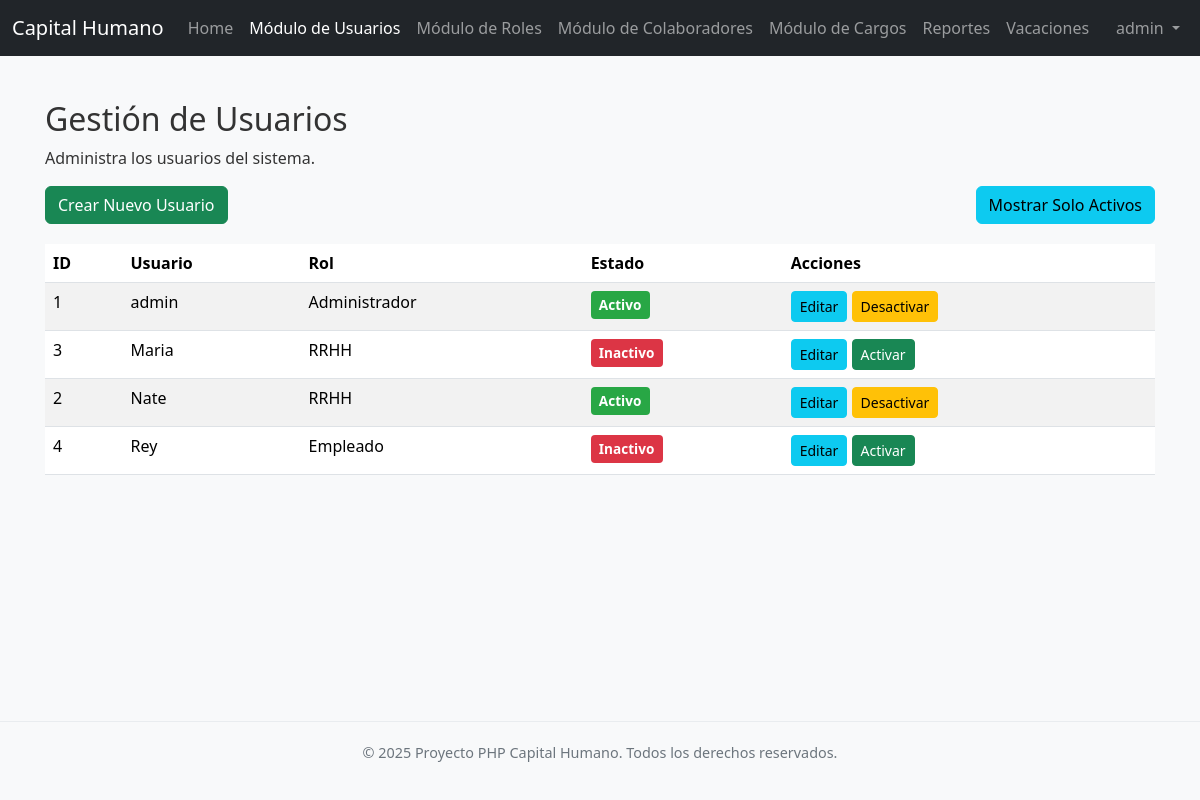
The app's page /usuarios/index.php?mostrar_todos=true (signed in) with its own data.
### tables this page shows
CREATE TABLE IF NOT EXISTS `usuarios` (
  `id` int NOT NULL AUTO_INCREMENT,
  `nombre_usuario` varchar(50) NOT NULL,
  `contrasena` varchar(255) NOT NULL,
  `id_rol` int DEFAULT '3',
  `activo` tinyint(1) DEFAULT '1',
  PRIMARY KEY (`id`),
  UNIQUE KEY `nombre_usuario` (`nombre_usuario`),
  KEY `fk_id_rol` (`id_rol`)
);

CREATE TABLE IF NOT EXISTS `roles` (
  `id_rol` int NOT NULL AUTO_INCREMENT,
  `nombre_rol` varchar(50) NOT NULL,
  `descripcion` text,
  PRIMARY KEY (`id_rol`),
  UNIQUE KEY `nombre_rol` (`nombre_rol`)
);

### usuarios/funciones.php (called while the page is built, shortened)
<?php
function getUsuarios($link, $mostrar_todos = false) {
    $usuarios = [];
    $sql = "SELECT u.id, u.nombre_usuario, r.nombre_rol, u.activo FROM usuarios u JOIN roles r ON u.id_rol = r.id_rol";
    $sql .= " ORDER BY u.nombre_usuario ASC";
    if ($result = mysqli_query($link, $sql)) {
        while ($row = mysqli_fetch_assoc($result)) {
            $usuarios[] = $row;
        }
    }
    return $usuarios;
}
?>

### usuarios/index.php (the view, shortened to what this page needs)
<?php
require_once '../config.php';
require_once 'funciones.php';
require_once '../classes/Footer.php';
require_once '../includes/navbar.php';
$usuarios = getUsuarios($link, isset($_GET['mostrar_todos']));
?>
<!DOCTYPE html>
<html lang="es">
<head>
    <link href="https://cdn.jsdelivr.net/npm/bootstrap@5.3.3/dist/css/bootstrap.min.css" rel="stylesheet">
    <link rel="stylesheet" href="../css/style.css">
</head>
<body>
    <div class="container mt-4 content-wrapper">
        <h2>Gestión de Usuarios</h2>
        <p>Administra los usuarios del sistema.</p>
        <div class="d-flex justify-content-between mb-3">
            <a href="crear.php" class="btn btn-success">Crear Nuevo Usuario</a>
            <?php if (isset($_GET['mostrar_todos'])): ?>
                <a href="index.php" class="btn btn-info">Mostrar Solo Activos</a>
            <?php else: ?>
                <a href="index.php?mostrar_todos=true" class="btn btn-info">Mostrar Todos (Activos/Inactivos)</a>
            <?php endif; ?>
        </div>
        <?php if (!empty($usuarios)): ?>
            <div class="table-responsive">
                <table class="table table-striped table-hover">
                    <thead>
                        <tr>
                            <th>ID</th>
                            <th>Usuario</th>
                            <th>Rol</th>
                            <th>Estado</th>
                            <th>Acciones</th>
                        </tr>
                    </thead>
                    <tbody>
                        <?php foreach ($usuarios as $usuario): ?>
                            <tr>
                                <td><?php echo htmlspecialchars($usuario['id']); ?></td>
                                <td><?php echo htmlspecialchars($usuario['nombre_usuario']); ?></td>
                                <td><?php echo htmlspecialchars($usuario['nombre_rol']); ?></td>
                                <td>
                                    <?php if ($usuario['activo'] == 1): ?>
                                        <span class="status-badge active">Activo</span>
                                    <?php else: ?>
                                        <span class="status-badge inactive">Inactivo</span>
                                    <?php endif; ?>
                                </td>
                                <td>
                                    <a href="editar.php?id=<?php echo $usuario['id']; ?>" class="btn btn-info btn-sm">Editar</a>
                                    <?php if ($usuario['activo'] == 1): ?>
                                        <a href="eliminar.php?id=<?php echo $usuario['id']; ?>" class="btn btn-warning btn-sm" onclick="return confirm('¿Está seguro de DESACTIVAR este usuario?');">Desactivar</a>
                                    <?php else: ?>
                                        <a href="activar.php?id=<?php echo $usuario['id']; ?>" class="btn btn-success btn-sm" onclick="return confirm('¿Está seguro de ACTIVAR este usuario?');">Activar</a>
                                    <?php endif; ?>
                                </td>
                            </tr>
                        <?php endforeach; ?>
                    </tbody>
                </table>
            </div>
        <?php else: ?>
            <div class="alert alert-info">No hay usuarios registrados en el sistema.</div>
        <?php endif; ?>
    </div>
    <?php
    if (class_exists('Footer')) {
        $footer = new Footer();
        $footer->render();
    } else {
        echo '<footer class="footer">';
        echo '  <div class="container">';
        echo '      <p>&copy; ' . date("Y") . ' Proyecto PHP Capital Humano. Todos los derechos reservados.</p>';
        echo '  </div>';
        echo '</footer>';
    }
    ?>
</body>
</html>

### css/style.css (style rules this page uses)
body { font-family: 'Segoe UI', 'Helvetica Neue', Arial, sans-serif; margin: 0; color: #333; display: flex; flex-direction: column; min-height: 100vh; overflow-x: hidden; background-color: #f8f9fa; }
.content, .content-wrapper { flex: 1; overflow-y: auto; padding: 20px 15px; }
.status-badge { padding: .3em .6em; border-radius: .25rem; font-size: 0.85em; font-weight: bold; display: inline-block; }
.status-badge.active { background-color: #28a745; color: white; }
.status-badge.inactive { background-color: #dc3545; color: white; }

### usuarios/index.php (style rules this page uses)
body { display: flex; flex-direction: column; min-height: 100vh; }
.content-wrapper { flex: 1; padding-bottom: 50px; }
.table-responsive { margin-top: 20px; }
.status-badge { padding: .3em .6em; border-radius: .25rem; font-size: 0.85em; font-weight: bold; }
.status-badge.active { background-color: #28a745; color: white; }
.status-badge.inactive { background-color: #dc3545; color: white; }

### records on screen
usuarios: id "1", nombre_usuario "admin", id_rol.nombre_rol "Administrador", activo "Activo"
usuarios: id "3", nombre_usuario "Maria", id_rol.nombre_rol "RRHH", activo "Inactivo"
usuarios: id "2", nombre_usuario "Nate", id_rol.nombre_rol "RRHH", activo "Activo"
usuarios: id "4", nombre_usuario "Rey", id_rol.nombre_rol "Empleado", activo "Inactivo"

### other values on screen
$_SESSION["username"] "admin"
